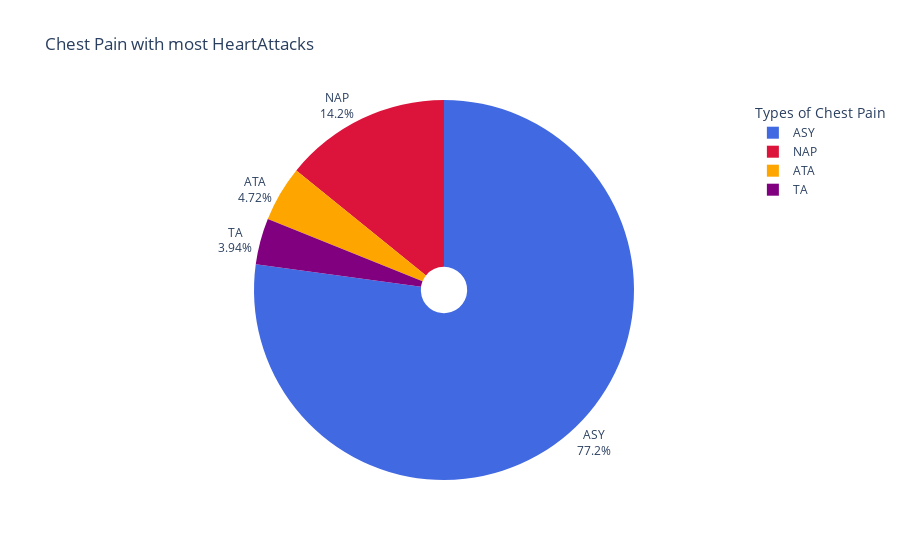

Notebook cell for this chart:
### Code cell
ASY = df[(df["ChestPainType"] == "ASY") & (df["HeartDisease"] == 1)][
    "ChestPainType"
].count()
NAP = df[(df["ChestPainType"] == "NAP") & (df["HeartDisease"] == 1)][
    "ChestPainType"
].count()
ATA = df[(df["ChestPainType"] == "ATA") & (df["HeartDisease"] == 1)][
    "ChestPainType"
].count()
TA = df[(df["ChestPainType"] == "TA") & (df["HeartDisease"] == 1)][
    "ChestPainType"
].count()

fig = px.pie(
    data_frame=df,
    title="Chest Pain with most HeartAttacks",
    values=[ASY, NAP, ATA, TA],
    labels=["ASY", "NAP", "ATA", "TA"],
    names=["ASY", "NAP", "ATA", "TA"],
    color_discrete_sequence=["royalblue", "crimson", "orange", "purple"],
    hole=0.122,
)

fig.update_layout(
    legend_title_text="Types of Chest Pain",
)

fig.update_traces(
    textposition="outside",
    textinfo="label+percent",
)

fig.show()

### Figure 1 — Plotly figure (JSON) as saved in the notebook; plotly's stock layout.template omitted (floating-point values rounded to 4 significant figures)
{"data": [{"domain": {"x": [0, 1], "y": [0, 1]}, "hole": 0.122, "hovertemplate": "label=%{label}<br>value=%{value}<extra></extra>", "labels": ["ASY", "NAP", "ATA", "TA"], "legendgroup": "", "name": "", "showlegend": true, "textinfo": "label+percent", "textposition": "outside", "type": "pie", "values": [392, 72, 24, 20]}], "layout": {"legend": {"title": {"text": "Types of Chest Pain"}, "tracegroupgap": 0}, "piecolorway": ["royalblue", "crimson", "orange", "purple"], "title": {"text": "Chest Pain with most HeartAttacks"}}}
